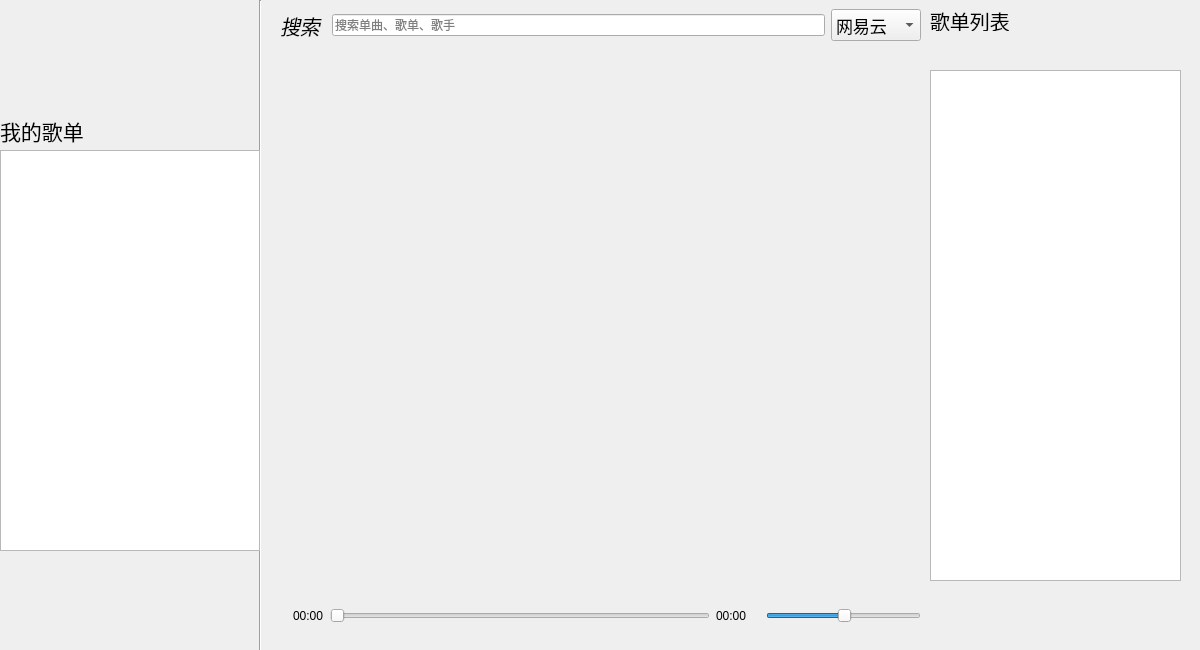
<?xml version="1.0" encoding="UTF-8"?>
<ui version="4.0">
 <class>kk_music</class>
 <widget class="QWidget" name="kk_music">
  <property name="geometry">
   <rect>
    <x>0</x>
    <y>0</y>
    <width>1200</width>
    <height>650</height>
   </rect>
  </property>
  <property name="minimumSize">
   <size>
    <width>1200</width>
    <height>650</height>
   </size>
  </property>
  <property name="maximumSize">
   <size>
    <width>1200</width>
    <height>650</height>
   </size>
  </property>
  <property name="windowTitle">
   <string>KK-Music</string>
  </property>
  <property name="windowIcon">
   <iconset>
    <normaloff>ico/kk-music.ico</normaloff>ico/kk-music.ico</iconset>
  </property>
  <property name="toolTip">
   <string/>
  </property>
  <widget class="Line" name="line">
   <property name="geometry">
    <rect>
     <x>250</x>
     <y>0</y>
     <width>20</width>
     <height>651</height>
    </rect>
   </property>
   <property name="orientation">
    <enum>Qt::Vertical</enum>
   </property>
  </widget>
  <widget class="QWidget" name="gridLayoutWidget">
   <property name="geometry">
    <rect>
     <x>280</x>
     <y>70</y>
     <width>641</width>
     <height>511</height>
    </rect>
   </property>
   <layout class="QGridLayout" name="grid">
    <item row="1" column="1">
     <widget class="QPushButton" name="title1">
      <property name="maximumSize">
       <size>
        <width>140</width>
        <height>60</height>
       </size>
      </property>
      <property name="toolTip">
       <string>单击</string>
      </property>
      <property name="styleSheet">
       <string notr="true">color: rgb(42, 201, 123);</string>
      </property>
      <property name="text">
       <string/>
      </property>
      <property name="flat">
       <bool>true</bool>
      </property>
     </widget>
    </item>
    <item row="3" column="1">
     <widget class="QPushButton" name="title5">
      <property name="maximumSize">
       <size>
        <width>140</width>
        <height>60</height>
       </size>
      </property>
      <property name="toolTip">
       <string>单击</string>
      </property>
      <property name="styleSheet">
       <string notr="true">color: rgb(42, 201, 123);</string>
      </property>
      <property name="text">
       <string/>
      </property>
      <property name="flat">
       <bool>true</bool>
      </property>
     </widget>
    </item>
    <item row="2" column="3">
     <widget class="QLabel" name="img7">
      <property name="maximumSize">
       <size>
        <width>140</width>
        <height>140</height>
       </size>
      </property>
      <property name="toolTip">
       <string>点击下方标题</string>
      </property>
      <property name="text">
       <string/>
      </property>
      <property name="scaledContents">
       <bool>true</bool>
      </property>
     </widget>
    </item>
    <item row="2" column="0">
     <widget class="QLabel" name="img4">
      <property name="maximumSize">
       <size>
        <width>140</width>
        <height>140</height>
       </size>
      </property>
      <property name="toolTip">
       <string>点击下方标题</string>
      </property>
      <property name="text">
       <string/>
      </property>
      <property name="scaledContents">
       <bool>true</bool>
      </property>
     </widget>
    </item>
    <item row="0" column="1">
     <widget class="QLabel" name="img1">
      <property name="maximumSize">
       <size>
        <width>140</width>
        <height>140</height>
       </size>
      </property>
      <property name="toolTip">
       <string>点击下方标题</string>
      </property>
      <property name="text">
       <string/>
      </property>
      <property name="scaledContents">
       <bool>true</bool>
      </property>
     </widget>
    </item>
    <item row="3" column="2">
     <widget class="QPushButton" name="title6">
      <property name="maximumSize">
       <size>
        <width>140</width>
        <height>60</height>
       </size>
      </property>
      <property name="toolTip">
       <string>单击</string>
      </property>
      <property name="styleSheet">
       <string notr="true">color: rgb(42, 201, 123);</string>
      </property>
      <property name="text">
       <string/>
      </property>
      <property name="flat">
       <bool>true</bool>
      </property>
     </widget>
    </item>
    <item row="0" column="2">
     <widget class="QLabel" name="img2">
      <property name="maximumSize">
       <size>
        <width>140</width>
        <height>140</height>
       </size>
      </property>
      <property name="toolTip">
       <string>点击下方标题</string>
      </property>
      <property name="text">
       <string/>
      </property>
      <property name="scaledContents">
       <bool>true</bool>
      </property>
     </widget>
    </item>
    <item row="0" column="0">
     <widget class="QLabel" name="img0">
      <property name="maximumSize">
       <size>
        <width>140</width>
        <height>140</height>
       </size>
      </property>
      <property name="toolTip">
       <string>点击下方标题</string>
      </property>
      <property name="text">
       <string/>
      </property>
      <property name="scaledContents">
       <bool>true</bool>
      </property>
     </widget>
    </item>
    <item row="1" column="0">
     <widget class="QPushButton" name="title0">
      <property name="maximumSize">
       <size>
        <width>140</width>
        <height>60</height>
       </size>
      </property>
      <property name="toolTip">
       <string>单击</string>
      </property>
      <property name="styleSheet">
       <string notr="true">color: rgb(42, 201, 123);</string>
      </property>
      <property name="text">
       <string/>
      </property>
      <property name="flat">
       <bool>true</bool>
      </property>
     </widget>
    </item>
    <item row="2" column="1">
     <widget class="QLabel" name="img5">
      <property name="maximumSize">
       <size>
        <width>140</width>
        <height>140</height>
       </size>
      </property>
      <property name="toolTip">
       <string>点击下方标题</string>
      </property>
      <property name="text">
       <string/>
      </property>
      <property name="scaledContents">
       <bool>true</bool>
      </property>
     </widget>
    </item>
    <item row="3" column="0">
     <widget class="QPushButton" name="title4">
      <property name="maximumSize">
       <size>
        <width>140</width>
        <height>60</height>
       </size>
      </property>
      <property name="toolTip">
       <string>单击</string>
      </property>
      <property name="styleSheet">
       <string notr="true">color: rgb(42, 201, 123);</string>
      </property>
      <property name="text">
       <string/>
      </property>
      <property name="flat">
       <bool>true</bool>
      </property>
     </widget>
    </item>
    <item row="0" column="3">
     <widget class="QLabel" name="img3">
      <property name="maximumSize">
       <size>
        <width>140</width>
        <height>140</height>
       </size>
      </property>
      <property name="toolTip">
       <string>点击下方标题</string>
      </property>
      <property name="text">
       <string/>
      </property>
      <property name="scaledContents">
       <bool>true</bool>
      </property>
     </widget>
    </item>
    <item row="1" column="2">
     <widget class="QPushButton" name="title2">
      <property name="maximumSize">
       <size>
        <width>140</width>
        <height>60</height>
       </size>
      </property>
      <property name="toolTip">
       <string>单击</string>
      </property>
      <property name="styleSheet">
       <string notr="true">color: rgb(42, 201, 123);</string>
      </property>
      <property name="text">
       <string/>
      </property>
      <property name="flat">
       <bool>true</bool>
      </property>
     </widget>
    </item>
    <item row="3" column="3">
     <widget class="QPushButton" name="title7">
      <property name="maximumSize">
       <size>
        <width>140</width>
        <height>60</height>
       </size>
      </property>
      <property name="toolTip">
       <string>单击</string>
      </property>
      <property name="styleSheet">
       <string notr="true">color: rgb(42, 201, 123);</string>
      </property>
      <property name="text">
       <string/>
      </property>
      <property name="flat">
       <bool>true</bool>
      </property>
     </widget>
    </item>
    <item row="1" column="3">
     <widget class="QPushButton" name="title3">
      <property name="maximumSize">
       <size>
        <width>140</width>
        <height>60</height>
       </size>
      </property>
      <property name="toolTip">
       <string>单击</string>
      </property>
      <property name="styleSheet">
       <string notr="true">color: rgb(42, 201, 123);</string>
      </property>
      <property name="text">
       <string/>
      </property>
      <property name="flat">
       <bool>true</bool>
      </property>
     </widget>
    </item>
    <item row="2" column="2">
     <widget class="QLabel" name="img6">
      <property name="maximumSize">
       <size>
        <width>140</width>
        <height>140</height>
       </size>
      </property>
      <property name="toolTip">
       <string>点击下方标题</string>
      </property>
      <property name="text">
       <string/>
      </property>
      <property name="scaledContents">
       <bool>true</bool>
      </property>
     </widget>
    </item>
   </layout>
  </widget>
  <widget class="QWidget" name="gridLayoutWidget_2">
   <property name="geometry">
    <rect>
     <x>280</x>
     <y>590</y>
     <width>641</width>
     <height>51</height>
    </rect>
   </property>
   <layout class="QHBoxLayout" name="horizontalLayout_3">
    <property name="sizeConstraint">
     <enum>QLayout::SetDefaultConstraint</enum>
    </property>
    <item>
     <widget class="QLabel" name="time_ico">
      <property name="text">
       <string/>
      </property>
      <property name="pixmap">
       <pixmap>ico/music.png</pixmap>
      </property>
     </widget>
    </item>
    <item>
     <widget class="QLabel" name="time_pre">
      <property name="text">
       <string>00:00</string>
      </property>
     </widget>
    </item>
    <item>
     <widget class="QSlider" name="time_line">
      <property name="minimumSize">
       <size>
        <width>380</width>
        <height>0</height>
       </size>
      </property>
      <property name="maximumSize">
       <size>
        <width>380</width>
        <height>16777215</height>
       </size>
      </property>
      <property name="pageStep">
       <number>0</number>
      </property>
      <property name="orientation">
       <enum>Qt::Horizontal</enum>
      </property>
     </widget>
    </item>
    <item>
     <widget class="QLabel" name="time_next">
      <property name="text">
       <string>00:00</string>
      </property>
     </widget>
    </item>
    <item>
     <widget class="QLabel" name="volume">
      <property name="text">
       <string/>
      </property>
      <property name="pixmap">
       <pixmap>ico/center_volume.png</pixmap>
      </property>
     </widget>
    </item>
    <item>
     <widget class="QSlider" name="volume_line">
      <property name="pageStep">
       <number>0</number>
      </property>
      <property name="value">
       <number>50</number>
      </property>
      <property name="orientation">
       <enum>Qt::Horizontal</enum>
      </property>
      <property name="tickPosition">
       <enum>QSlider::NoTicks</enum>
      </property>
      <property name="tickInterval">
       <number>0</number>
      </property>
     </widget>
    </item>
   </layout>
  </widget>
  <widget class="QPushButton" name="downloads">
   <property name="geometry">
    <rect>
     <x>1030</x>
     <y>590</y>
     <width>48</width>
     <height>48</height>
    </rect>
   </property>
   <property name="minimumSize">
    <size>
     <width>48</width>
     <height>48</height>
    </size>
   </property>
   <property name="maximumSize">
    <size>
     <width>48</width>
     <height>48</height>
    </size>
   </property>
   <property name="toolTip">
    <string>下载当前播放歌曲</string>
   </property>
   <property name="text">
    <string/>
   </property>
   <property name="icon">
    <iconset>
     <normaloff>ico/downloads.png</normaloff>ico/downloads.png</iconset>
   </property>
   <property name="iconSize">
    <size>
     <width>48</width>
     <height>48</height>
    </size>
   </property>
   <property name="flat">
    <bool>true</bool>
   </property>
  </widget>
  <widget class="QPushButton" name="localhost">
   <property name="geometry">
    <rect>
     <x>1090</x>
     <y>590</y>
     <width>48</width>
     <height>48</height>
    </rect>
   </property>
   <property name="minimumSize">
    <size>
     <width>48</width>
     <height>48</height>
    </size>
   </property>
   <property name="maximumSize">
    <size>
     <width>48</width>
     <height>48</height>
    </size>
   </property>
   <property name="toolTip">
    <string>导入本地音乐</string>
   </property>
   <property name="text">
    <string/>
   </property>
   <property name="icon">
    <iconset>
     <normaloff>ico/open_folder.png</normaloff>ico/open_folder.png</iconset>
   </property>
   <property name="iconSize">
    <size>
     <width>48</width>
     <height>48</height>
    </size>
   </property>
   <property name="flat">
    <bool>true</bool>
   </property>
  </widget>
  <widget class="QLabel" name="logo">
   <property name="geometry">
    <rect>
     <x>0</x>
     <y>10</y>
     <width>250</width>
     <height>100</height>
    </rect>
   </property>
   <property name="minimumSize">
    <size>
     <width>250</width>
     <height>100</height>
    </size>
   </property>
   <property name="maximumSize">
    <size>
     <width>250</width>
     <height>100</height>
    </size>
   </property>
   <property name="text">
    <string/>
   </property>
   <property name="pixmap">
    <pixmap>ico/logo.png</pixmap>
   </property>
  </widget>
  <widget class="QLabel" name="myplaylist">
   <property name="geometry">
    <rect>
     <x>0</x>
     <y>110</y>
     <width>91</width>
     <height>41</height>
    </rect>
   </property>
   <property name="font">
    <font>
     <family>楷体</family>
     <pointsize>16</pointsize>
    </font>
   </property>
   <property name="text">
    <string>我的歌单</string>
   </property>
  </widget>
  <widget class="QPushButton" name="new_playlist">
   <property name="geometry">
    <rect>
     <x>100</x>
     <y>120</y>
     <width>24</width>
     <height>24</height>
    </rect>
   </property>
   <property name="minimumSize">
    <size>
     <width>24</width>
     <height>24</height>
    </size>
   </property>
   <property name="maximumSize">
    <size>
     <width>24</width>
     <height>24</height>
    </size>
   </property>
   <property name="toolTip">
    <string>添加歌单</string>
   </property>
   <property name="text">
    <string/>
   </property>
   <property name="icon">
    <iconset>
     <normaloff>ico/add.png</normaloff>ico/add.png</iconset>
   </property>
   <property name="iconSize">
    <size>
     <width>24</width>
     <height>24</height>
    </size>
   </property>
   <property name="flat">
    <bool>true</bool>
   </property>
  </widget>
  <widget class="QPushButton" name="delete_playlist">
   <property name="geometry">
    <rect>
     <x>130</x>
     <y>120</y>
     <width>24</width>
     <height>24</height>
    </rect>
   </property>
   <property name="minimumSize">
    <size>
     <width>24</width>
     <height>24</height>
    </size>
   </property>
   <property name="maximumSize">
    <size>
     <width>24</width>
     <height>24</height>
    </size>
   </property>
   <property name="toolTip">
    <string>删除歌单</string>
   </property>
   <property name="text">
    <string/>
   </property>
   <property name="icon">
    <iconset>
     <normaloff>ico/delete.png</normaloff>ico/delete.png</iconset>
   </property>
   <property name="iconSize">
    <size>
     <width>24</width>
     <height>24</height>
    </size>
   </property>
   <property name="flat">
    <bool>true</bool>
   </property>
  </widget>
  <widget class="QPushButton" name="add_to_playlist">
   <property name="geometry">
    <rect>
     <x>970</x>
     <y>590</y>
     <width>48</width>
     <height>48</height>
    </rect>
   </property>
   <property name="minimumSize">
    <size>
     <width>48</width>
     <height>48</height>
    </size>
   </property>
   <property name="maximumSize">
    <size>
     <width>48</width>
     <height>48</height>
    </size>
   </property>
   <property name="toolTip">
    <string>将当前歌曲添加到歌单中</string>
   </property>
   <property name="text">
    <string/>
   </property>
   <property name="icon">
    <iconset>
     <normaloff>ico/add_to_list.png</normaloff>ico/add_to_list.png</iconset>
   </property>
   <property name="iconSize">
    <size>
     <width>48</width>
     <height>48</height>
    </size>
   </property>
   <property name="flat">
    <bool>true</bool>
   </property>
  </widget>
  <widget class="QWidget" name="layoutWidget">
   <property name="geometry">
    <rect>
     <x>280</x>
     <y>0</y>
     <width>641</width>
     <height>51</height>
    </rect>
   </property>
   <layout class="QHBoxLayout" name="horizontalLayout">
    <item>
     <widget class="QLabel" name="search">
      <property name="font">
       <font>
        <family>仿宋</family>
        <pointsize>15</pointsize>
        <italic>true</italic>
       </font>
      </property>
      <property name="toolTip">
       <string>在搜索框中搜索</string>
      </property>
      <property name="text">
       <string>搜索</string>
      </property>
     </widget>
    </item>
    <item>
     <widget class="QLineEdit" name="search_edit">
      <property name="baseSize">
       <size>
        <width>0</width>
        <height>0</height>
       </size>
      </property>
      <property name="inputMask">
       <string/>
      </property>
      <property name="text">
       <string/>
      </property>
      <property name="placeholderText">
       <string>搜索单曲、歌单、歌手</string>
      </property>
     </widget>
    </item>
    <item>
     <widget class="QComboBox" name="src_choose">
      <property name="font">
       <font>
        <family>黑体</family>
        <pointsize>13</pointsize>
       </font>
      </property>
      <property name="toolTip">
       <string>选择音乐源</string>
      </property>
      <item>
       <property name="text">
        <string>网易云</string>
       </property>
      </item>
      <item>
       <property name="text">
        <string>QQ音乐</string>
       </property>
      </item>
     </widget>
    </item>
   </layout>
  </widget>
  <widget class="QListWidget" name="listview">
   <property name="geometry">
    <rect>
     <x>930</x>
     <y>70</y>
     <width>251</width>
     <height>511</height>
    </rect>
   </property>
   <property name="maximumSize">
    <size>
     <width>500</width>
     <height>1000</height>
    </size>
   </property>
  </widget>
  <widget class="QLabel" name="listview_lable">
   <property name="geometry">
    <rect>
     <x>930</x>
     <y>10</y>
     <width>91</width>
     <height>21</height>
    </rect>
   </property>
   <property name="font">
    <font>
     <family>楷体</family>
     <pointsize>15</pointsize>
    </font>
   </property>
   <property name="text">
    <string>歌单列表</string>
   </property>
  </widget>
  <widget class="QListWidget" name="myplaylist_list">
   <property name="geometry">
    <rect>
     <x>0</x>
     <y>150</y>
     <width>260</width>
     <height>401</height>
    </rect>
   </property>
  </widget>
  <widget class="QLabel" name="disc_title">
   <property name="geometry">
    <rect>
     <x>4</x>
     <y>628</y>
     <width>251</width>
     <height>20</height>
    </rect>
   </property>
   <property name="minimumSize">
    <size>
     <width>251</width>
     <height>20</height>
    </size>
   </property>
   <property name="maximumSize">
    <size>
     <width>251</width>
     <height>20</height>
    </size>
   </property>
   <property name="text">
    <string/>
   </property>
  </widget>
  <widget class="QLabel" name="disc">
   <property name="enabled">
    <bool>true</bool>
   </property>
   <property name="geometry">
    <rect>
     <x>0</x>
     <y>560</y>
     <width>64</width>
     <height>64</height>
    </rect>
   </property>
   <property name="minimumSize">
    <size>
     <width>64</width>
     <height>64</height>
    </size>
   </property>
   <property name="maximumSize">
    <size>
     <width>64</width>
     <height>64</height>
    </size>
   </property>
   <property name="frameShape">
    <enum>QFrame::NoFrame</enum>
   </property>
   <property name="text">
    <string/>
   </property>
   <property name="pixmap">
    <pixmap>ico/disc.png</pixmap>
   </property>
  </widget>
  <widget class="QPushButton" name="music_pre">
   <property name="geometry">
    <rect>
     <x>80</x>
     <y>570</y>
     <width>48</width>
     <height>48</height>
    </rect>
   </property>
   <property name="minimumSize">
    <size>
     <width>48</width>
     <height>48</height>
    </size>
   </property>
   <property name="maximumSize">
    <size>
     <width>48</width>
     <height>48</height>
    </size>
   </property>
   <property name="toolTip">
    <string>上一首</string>
   </property>
   <property name="text">
    <string/>
   </property>
   <property name="icon">
    <iconset>
     <normaloff>ico/on.png</normaloff>ico/on.png</iconset>
   </property>
   <property name="iconSize">
    <size>
     <width>48</width>
     <height>48</height>
    </size>
   </property>
   <property name="flat">
    <bool>true</bool>
   </property>
  </widget>
  <widget class="QPushButton" name="music_start_stop">
   <property name="geometry">
    <rect>
     <x>140</x>
     <y>570</y>
     <width>48</width>
     <height>48</height>
    </rect>
   </property>
   <property name="minimumSize">
    <size>
     <width>48</width>
     <height>48</height>
    </size>
   </property>
   <property name="maximumSize">
    <size>
     <width>48</width>
     <height>48</height>
    </size>
   </property>
   <property name="toolTip">
    <string>播放/暂停</string>
   </property>
   <property name="text">
    <string/>
   </property>
   <property name="icon">
    <iconset>
     <normaloff>ico/start.png</normaloff>ico/start.png</iconset>
   </property>
   <property name="iconSize">
    <size>
     <width>48</width>
     <height>48</height>
    </size>
   </property>
   <property name="flat">
    <bool>true</bool>
   </property>
  </widget>
  <widget class="QPushButton" name="music_next">
   <property name="geometry">
    <rect>
     <x>200</x>
     <y>570</y>
     <width>48</width>
     <height>48</height>
    </rect>
   </property>
   <property name="minimumSize">
    <size>
     <width>48</width>
     <height>48</height>
    </size>
   </property>
   <property name="maximumSize">
    <size>
     <width>48</width>
     <height>48</height>
    </size>
   </property>
   <property name="toolTip">
    <string>下一首</string>
   </property>
   <property name="text">
    <string/>
   </property>
   <property name="icon">
    <iconset>
     <normaloff>ico/de.png</normaloff>ico/de.png</iconset>
   </property>
   <property name="iconSize">
    <size>
     <width>48</width>
     <height>48</height>
    </size>
   </property>
   <property name="flat">
    <bool>true</bool>
   </property>
  </widget>
  <widget class="QLabel" name="message_label">
   <property name="geometry">
    <rect>
     <x>1030</x>
     <y>9</y>
     <width>161</width>
     <height>21</height>
    </rect>
   </property>
   <property name="font">
    <font>
     <family>黑体</family>
     <pointsize>16</pointsize>
     <weight>50</weight>
     <italic>true</italic>
     <bold>false</bold>
     <underline>true</underline>
    </font>
   </property>
   <property name="styleSheet">
    <string notr="true">color:rgb(255, 0, 0)</string>
   </property>
   <property name="text">
    <string/>
   </property>
  </widget>
  <widget class="QPushButton" name="song_modle">
   <property name="geometry">
    <rect>
     <x>930</x>
     <y>600</y>
     <width>30</width>
     <height>30</height>
    </rect>
   </property>
   <property name="minimumSize">
    <size>
     <width>30</width>
     <height>30</height>
    </size>
   </property>
   <property name="maximumSize">
    <size>
     <width>30</width>
     <height>30</height>
    </size>
   </property>
   <property name="toolTip">
    <string>列表循环</string>
   </property>
   <property name="text">
    <string/>
   </property>
   <property name="icon">
    <iconset>
     <normaloff>ico/cycle.png</normaloff>ico/cycle.png</iconset>
   </property>
   <property name="iconSize">
    <size>
     <width>30</width>
     <height>30</height>
    </size>
   </property>
   <property name="flat">
    <bool>true</bool>
   </property>
  </widget>
 </widget>
 <resources/>
 <connections/>
</ui>
